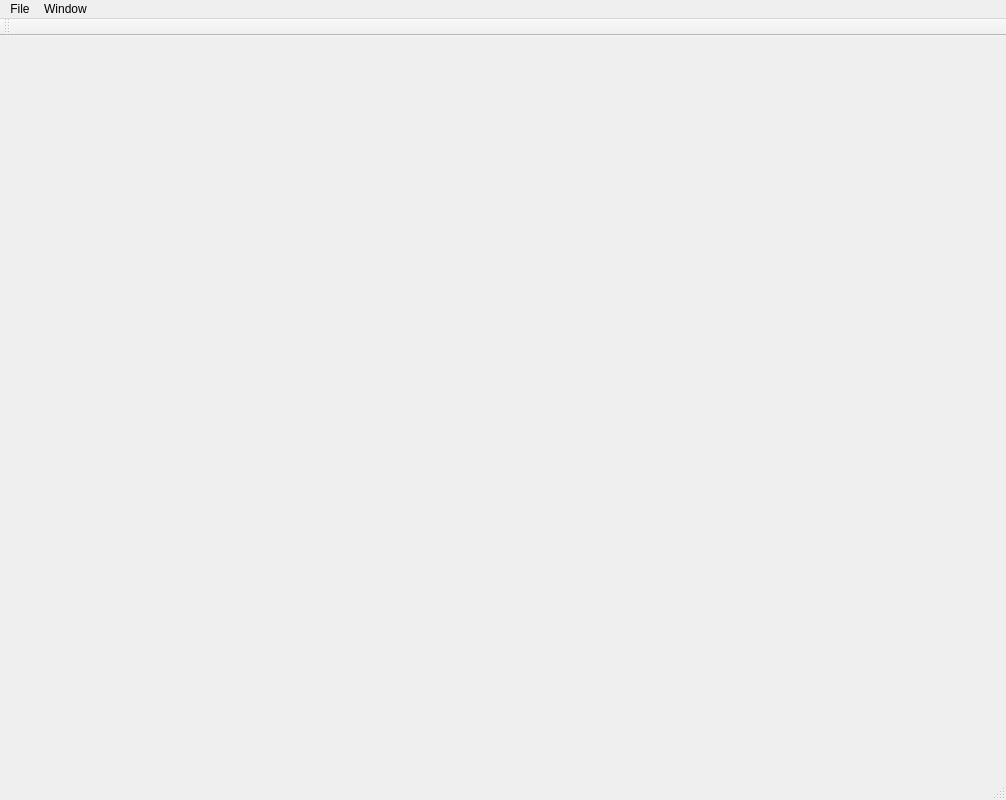
<?xml version="1.0" encoding="UTF-8"?>
<ui version="4.0">
 <class>MainWindow</class>
 <widget class="QMainWindow" name="MainWindow">
  <property name="geometry">
   <rect>
    <x>0</x>
    <y>0</y>
    <width>1006</width>
    <height>800</height>
   </rect>
  </property>
  <property name="minimumSize">
   <size>
    <width>1000</width>
    <height>800</height>
   </size>
  </property>
  <property name="windowTitle">
   <string>Road Generator</string>
  </property>
  <widget class="QWidget" name="centralWidget"/>
  <widget class="QMenuBar" name="menuBar">
   <property name="geometry">
    <rect>
     <x>0</x>
     <y>0</y>
     <width>1006</width>
     <height>21</height>
    </rect>
   </property>
   <widget class="QMenu" name="menuFile">
    <property name="title">
     <string>File</string>
    </property>
    <addaction name="actionNew"/>
    <addaction name="actionOpen"/>
    <addaction name="separator"/>
    <addaction name="actionExit"/>
   </widget>
   <widget class="QMenu" name="menuWindow">
    <property name="title">
     <string>Window</string>
    </property>
    <addaction name="actionControlWidget"/>
   </widget>
   <addaction name="menuFile"/>
   <addaction name="menuWindow"/>
  </widget>
  <widget class="QToolBar" name="mainToolBar">
   <attribute name="toolBarArea">
    <enum>TopToolBarArea</enum>
   </attribute>
   <attribute name="toolBarBreak">
    <bool>false</bool>
   </attribute>
  </widget>
  <widget class="QStatusBar" name="statusBar"/>
  <action name="actionNew">
   <property name="icon">
    <iconset resource="MainWindow.qrc">
     <normaloff>:/MainWindow/Resources/New_24x24.png</normaloff>:/MainWindow/Resources/New_24x24.png</iconset>
   </property>
   <property name="text">
    <string>New</string>
   </property>
   <property name="shortcut">
    <string>Ctrl+N</string>
   </property>
  </action>
  <action name="actionOpen">
   <property name="icon">
    <iconset resource="MainWindow.qrc">
     <normaloff>:/MainWindow/Resources/Open_24x24.png</normaloff>:/MainWindow/Resources/Open_24x24.png</iconset>
   </property>
   <property name="text">
    <string>Open</string>
   </property>
   <property name="shortcut">
    <string>Ctrl+O</string>
   </property>
  </action>
  <action name="actionExit">
   <property name="text">
    <string>Exit</string>
   </property>
  </action>
  <action name="actionControlWidget">
   <property name="text">
    <string>Control Widget</string>
   </property>
  </action>
  <action name="actionDeleteEdge">
   <property name="icon">
    <iconset resource="MainWindow.qrc">
     <normaloff>:/MainWindow/Resources/Delete_24x24.png</normaloff>:/MainWindow/Resources/Delete_24x24.png</iconset>
   </property>
   <property name="text">
    <string>Delete Edge</string>
   </property>
   <property name="shortcut">
    <string>Del</string>
   </property>
  </action>
  <action name="actionSave">
   <property name="icon">
    <iconset resource="MainWindow.qrc">
     <normaloff>:/MainWindow/Resources/Save_24x24.png</normaloff>:/MainWindow/Resources/Save_24x24.png</iconset>
   </property>
   <property name="text">
    <string>Save</string>
   </property>
   <property name="shortcut">
    <string>Ctrl+S</string>
   </property>
  </action>
  <action name="actionUndo">
   <property name="icon">
    <iconset resource="MainWindow.qrc">
     <normaloff>:/MainWindow/Resources/Undo_24x24.png</normaloff>:/MainWindow/Resources/Undo_24x24.png</iconset>
   </property>
   <property name="text">
    <string>Undo</string>
   </property>
   <property name="whatsThis">
    <string/>
   </property>
   <property name="shortcut">
    <string>Ctrl+Z</string>
   </property>
  </action>
  <action name="actionSelectAll">
   <property name="text">
    <string>Select All</string>
   </property>
   <property name="shortcut">
    <string>Ctrl+A</string>
   </property>
  </action>
  <action name="actionCut">
   <property name="icon">
    <iconset resource="MainWindow.qrc">
     <normaloff>:/MainWindow/Resources/Cut_24x24.png</normaloff>:/MainWindow/Resources/Cut_24x24.png</iconset>
   </property>
   <property name="text">
    <string>Cut</string>
   </property>
   <property name="shortcut">
    <string>Ctrl+X</string>
   </property>
  </action>
  <action name="actionCopy">
   <property name="icon">
    <iconset resource="MainWindow.qrc">
     <normaloff>:/MainWindow/Resources/Copy_24x24.png</normaloff>:/MainWindow/Resources/Copy_24x24.png</iconset>
   </property>
   <property name="text">
    <string>Copy</string>
   </property>
   <property name="shortcut">
    <string>Ctrl+C</string>
   </property>
  </action>
  <action name="actionPaste">
   <property name="icon">
    <iconset resource="MainWindow.qrc">
     <normaloff>:/MainWindow/Resources/Paste_24x24.png</normaloff>:/MainWindow/Resources/Paste_24x24.png</iconset>
   </property>
   <property name="text">
    <string>Paste</string>
   </property>
   <property name="shortcut">
    <string>Ctrl+V</string>
   </property>
  </action>
  <action name="actionOpenToAdd">
   <property name="text">
    <string>Open To Add</string>
   </property>
  </action>
  <action name="actionVoronoi">
   <property name="text">
    <string>Voronoi</string>
   </property>
  </action>
  <action name="actionVoronoiCut">
   <property name="text">
    <string>Voronoi Cut</string>
   </property>
  </action>
  <action name="actionModeBasic">
   <property name="checkable">
    <bool>true</bool>
   </property>
   <property name="text">
    <string>Basic</string>
   </property>
  </action>
  <action name="actionModeLayer">
   <property name="checkable">
    <bool>true</bool>
   </property>
   <property name="text">
    <string>Graph</string>
   </property>
  </action>
  <action name="actionModeSketch">
   <property name="checkable">
    <bool>true</bool>
   </property>
   <property name="text">
    <string>Sketch</string>
   </property>
  </action>
  <action name="actionShowArea">
   <property name="text">
    <string>Show Area</string>
   </property>
  </action>
 </widget>
 <layoutdefault spacing="6" margin="11"/>
 <resources>
  <include location="MainWindow.qrc"/>
 </resources>
 <connections/>
</ui>
